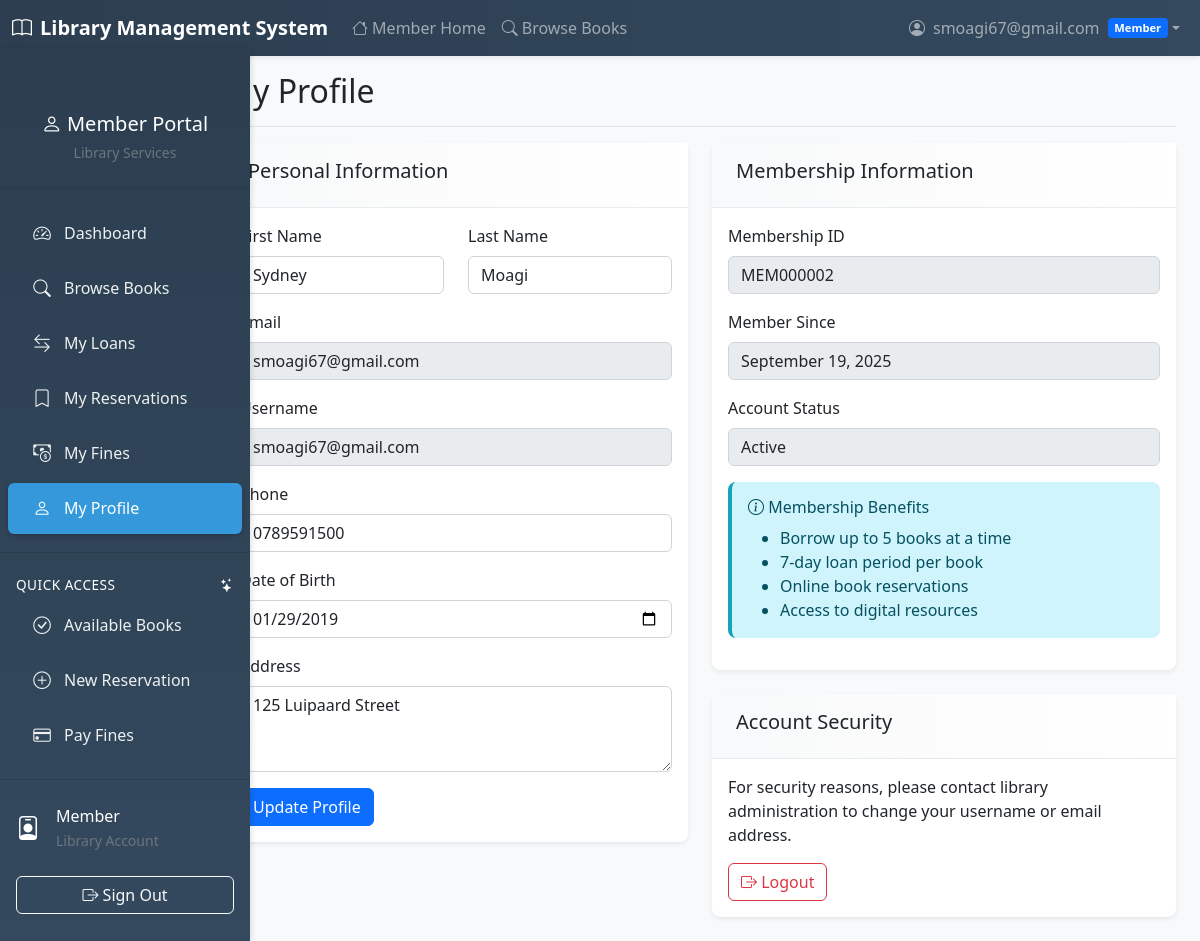
Page /member/profile.php (signed in) on the committed database.
### tables this page shows
CREATE TABLE `members` (
  `id` int(11) NOT NULL,
  `user_id` int(11) DEFAULT NULL,
  `membership_id` varchar(20) NOT NULL,
  `first_name` varchar(50) NOT NULL,
  `last_name` varchar(50) NOT NULL,
  `phone` varchar(20) DEFAULT NULL,
  `address` text DEFAULT NULL,
  `date_of_birth` date DEFAULT NULL,
  `status` enum('active','suspended') DEFAULT 'active'
);

CREATE TABLE `users` (
  `id` int(11) NOT NULL,
  `username` varchar(50) NOT NULL,
  `password` varchar(255) NOT NULL,
  `email` varchar(100) NOT NULL,
  `role` enum('admin','librarian','member') DEFAULT 'member',
  `created_at` timestamp NOT NULL DEFAULT current_timestamp()
);

### member/profile.php (the view, shortened to what this page needs)
<?php
$database = new Database();
$db = $database->getConnection();
$member_query = "SELECT m.*, u.username, u.email, u.created_at as join_date FROM members m
                 JOIN users u ON m.user_id = u.id
                 WHERE u.id = :user_id";
$member_stmt = $db->prepare($member_query);
$member_stmt->bindParam(':user_id', $_SESSION['user_id']);
$member_stmt->execute();
$member = $member_stmt->fetch(PDO::FETCH_ASSOC);
?>
<!DOCTYPE html>
<html lang="en">
<head>
    <link href="https://cdn.jsdelivr.net/npm/bootstrap@5.1.3/dist/css/bootstrap.min.css" rel="stylesheet">
    <link href="https://cdn.jsdelivr.net/npm/bootstrap-icons@1.7.2/font/bootstrap-icons.css" rel="stylesheet">
    <link href="../css/style.css" rel="stylesheet">
</head>
<body>
    <?php include '../includes/navbar.php'; ?>
    <div class="container-fluid">
        <div class="row">
            <?php include '../includes/member_sidebar.php'; ?>
            <main class="col-md-9 ms-sm-auto col-lg-10 px-md-4">
                <div class="d-flex justify-content-between flex-wrap flex-md-nowrap align-items-center pt-3 pb-2 mb-3 border-bottom">
                    <h1 class="h2">My Profile</h1>
                </div>
                <div class="row">
                    <div class="col-md-6">
                        <div class="card">
                            <div class="card-header">
                                <h5 class="card-title">Personal Information</h5>
                            </div>
                            <div class="card-body">
                                <form method="POST">
                                    <div class="row mb-3">
                                        <div class="col-md-6">
                                            <label for="first_name" class="form-label">First Name</label>
                                            <input type="text" class="form-control" id="first_name" name="first_name"
                                                   value="<?php echo $member['first_name']; ?>" required>
                                        </div>
                                        <div class="col-md-6">
                                            <label for="last_name" class="form-label">Last Name</label>
                                            <input type="text" class="form-control" id="last_name" name="last_name"
                                                   value="<?php echo $member['last_name']; ?>" required>
                                        </div>
                                    </div>
                                    <div class="mb-3">
                                        <label for="email" class="form-label">Email</label>
                                        <input type="email" class="form-control" id="email"
                                               value="<?php echo $member['email']; ?>" disabled>
                                    </div>
                                    <div class="mb-3">
                                        <label for="username" class="form-label">Username</label>
                                        <input type="text" class="form-control" id="username"
                                               value="<?php echo $member['username']; ?>" disabled>
                                    </div>
                                    <div class="mb-3">
                                        <label for="phone" class="form-label">Phone</label>
                                        <input type="tel" class="form-control" id="phone" name="phone"
                                               value="<?php echo $member['phone']; ?>">
                                    </div>
                                    <div class="mb-3">
                                        <label for="dob" class="form-label">Date of Birth</label>
                                        <input type="date" class="form-control" id="dob" name="dob"
                                               value="<?php echo $member['date_of_birth']; ?>">
                                    </div>
                                    <div class="mb-3">
                                        <label for="address" class="form-label">Address</label>
                                        <textarea class="form-control" id="address" name="address" rows="3"><?php echo $member['address']; ?></textarea>
                                    </div>
                                    <button type="submit" name="update_profile" class="btn btn-primary">Update Profile</button>
                                </form>
                            </div>
                        </div>
                    </div>
                    <div class="col-md-6">
                        <div class="card">
                            <div class="card-header">
                                <h5 class="card-title">Membership Information</h5>
                            </div>
                            <div class="card-body">
                                <div class="mb-3">
                                    <label class="form-label">Membership ID</label>
                                    <input type="text" class="form-control" value="<?php echo $member['membership_id']; ?>" disabled>
                                </div>
                                <div class="mb-3">
                                    <label class="form-label">Member Since</label>
                                    <input type="text" class="form-control"
                                           value="<?php echo $member['join_date'] ? date('F j, Y', strtotime($member['join_date'])) : 'N/A'; ?>" disabled>
                                </div>
                                <div class="mb-3">
                                    <label class="form-label">Account Status</label>
                                    <input type="text" class="form-control"
                                           value="<?php echo ucfirst($member['status']); ?>" disabled>
                                </div>
                                <div class="alert alert-info">
                                    <h6><i class="bi bi-info-circle"></i> Membership Benefits</h6>
                                    <ul class="mb-0">
                                        <li>Borrow up to 5 books at a time</li>
                                        <li>7-day loan period per book</li>
                                        <li>Online book reservations</li>
                                        <li>Access to digital resources</li>
                                    </ul>
                                </div>
                            </div>
                        </div>
                        <div class="card mt-4">
                            <div class="card-header">
                                <h5 class="card-title">Account Security</h5>
                            </div>
                            <div class="card-body">
                                <p>For security reasons, please contact library administration to change your username or email address.</p>
                                <a href="../logout.php" class="btn btn-outline-danger">
                                    <i class="bi bi-box-arrow-right"></i> Logout
                                </a>
                            </div>
                        </div>
                    </div>
                </div>
            </main>
        </div>
    </div>
</body>
</html>

### css/style.css (style rules this page uses)
body { font-family: "Segoe UI", Tahoma, Geneva, Verdana, sans-serif; background-color: #f8f9fa; }
.card { border: none; border-radius: 0.5rem; box-shadow: 0 0.125rem 0.25rem rgba(0, 0, 0, 0.075); margin-bottom: 1.5rem; transition: transform 0.2s ease, box-shadow 0.2s ease; }
.card-header { background: linear-gradient(90deg, #f8f9fa 0%, #ffffff 100%); border-bottom: 1px solid #e9ecef; font-weight: 600; padding: 1rem 1.5rem; }
.btn { border-radius: 0.375rem; font-weight: 500; transition: all 0.2s ease; }
.alert { border: none; border-radius: 0.5rem; border-left: 4px solid; }
.alert-info { border-left-color: #17a2b8; }
.form-control, .form-select { border-radius: 0.375rem; border: 1px solid #ced4da; transition: border-color 0.15s ease-in-out, box-shadow 0.15s ease-in-out; }
.card { transition: transform 0.2s; }

### rows in the picture
members: first_name "Sydney", last_name "Moagi", user.email "smoagi67@gmail.com", user.username "smoagi67@gmail.com", phone "0789591500", dob "01/29/2019", address "125 Luipaard Street", membership "MEM000002", user.created_at "September 19, 2025", status "Active"

### other values in the picture
$_SESSION['username'] "smoagi67@gmail.com"
$_SESSION['role'] "Member"
